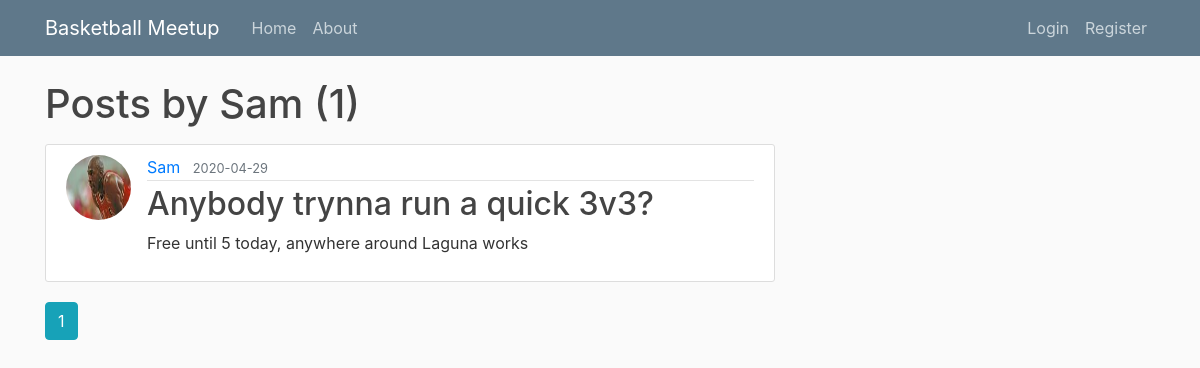
The app's page /user/Sam with its own data.
### flaskblog/models.py (models this page shows, shortened)
class User(db.Model, UserMixin):
    id = db.Column(db.Integer, primary_key=True)
    username = db.Column(db.String(20), unique=True, nullable=False)
    email = db.Column(db.String(120), unique=True, nullable=False)
    image_file = db.Column(db.String(20), nullable=False, default='default.jpg')
    password = db.Column(db.String(60), nullable=False)
    posts = db.relationship('Post', backref='author', lazy=True)

class Post(db.Model):
    id = db.Column(db.Integer, primary_key=True)
    title = db.Column(db.String(100), nullable=False)
    date_posted = db.Column(db.DateTime, nullable=False, default=datetime.utcnow)
    content = db.Column(db.Text, nullable=False)
    user_id = db.Column(db.Integer, db.ForeignKey('user.id'), nullable=False)

### flaskblog/routes.py (the view)
@app.route("/user/<string:username>")
def user_posts(username):
    page = request.args.get('page', 1, type=int)
    user = User.query.filter_by(username=username).first_or_404()
    posts = Post.query.filter_by(author=user)\
        .order_by(Post.date_posted.desc())\
        .paginate(page=page, per_page=5)
    return render_template('user_posts.html', posts=posts, user=user)

### flaskblog/templates/user_posts.html
{% extends "layout.html" %}
{% block content %}
    <h1 class="mb-3">Posts by {{ user.username }} ({{ posts.total }})</h1>
    {% for post in posts.items %}
        <article class="media content-section">
          <img class="rounded-circle article-img" src="{{ url_for('static', filename='profile_pics/' + post.author.image_file) }}">
          <div class="media-body">
            <div class="article-metadata">
              <a class="mr-2" href="{{ url_for('user_posts', username=post.author.username) }}">{{ post.author.username }}</a>
              <small class="text-muted">{{ post.date_posted.strftime('%Y-%m-%d') }}</small>
            </div>
            <h2><a class="article-title" href="{{ url_for('post', post_id=post.id) }}">{{ post.title }}</a></h2>
            <p class="article-content">{{ post.content }}</p>
          </div>
        </article>
    {% endfor %}
    {% for page_num in posts.iter_pages(left_edge=1, right_edge=1, left_current=1, right_current=2) %}
      {% if page_num %}
        {% if posts.page == page_num %}
          <a class="btn btn-info mb-4" href="{{ url_for('user_posts', username=user.username, page=page_num) }}">{{ page_num }}</a>
        {% else %}
          <a class="btn btn-outline-info mb-4" href="{{ url_for('user_posts', username=user.username, page=page_num) }}">{{ page_num }}</a>
        {% endif %}
      {% else %}
        ...
      {% endif %}
    {% endfor %}
{% endblock content %}

### flaskblog/static/main.css (style rules this page uses)
body { background: #fafafa; color: #333333; margin-top: 5rem; }
h1, h2, h3, h4, h5, h6 { color: #444444; }
.content-section { background: #ffffff; padding: 10px 20px; border: 1px solid #dddddd; border-radius: 3px; margin-bottom: 20px; }
.article-title { color: #444444; }
.article-content { white-space: pre-line; }
.article-img { height: 65px; width: 65px; margin-right: 16px; }
.article-metadata { padding-bottom: 1px; margin-bottom: 4px; border-bottom: 1px solid #e3e3e3 }

### records on screen
User: username "Sam"
Post: image_file (picture), author.username "Sam", date_posted "2020-04-29", title "Anybody trynna run a quick 3v3?", content "Free until 5 today, anywhere around Laguna works"

### other values on screen
{{ posts.total }} "1"
{{ page_num }} "1"
